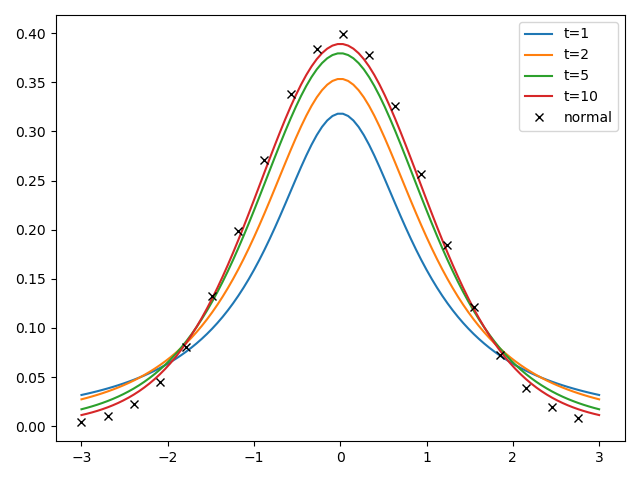

This chart was generated by the following Python code:
'''
@Author： Runsen
@微信公众号： 润森笔记
@博客： https://blog.csdn.net/weixin_44510615
@Date： 2020/7/5
'''

import numpy as np
from scipy.stats import norm
from scipy.stats import t
import matplotlib.pyplot as plt
x = np.linspace( -3, 3, 100)
plt.plot(x, t.pdf(x,1), label='t=1')
plt.plot(x, t.pdf(x,2), label='t=2')
plt.plot(x, t.pdf(x,5), label = 't=5')
plt.plot(x, t.pdf(x,10), label = 't=10')
plt.plot( x[::5], norm.pdf(x[::5]),'kx', label='normal')
plt.legend()
plt.show()


import numpy as np
from scipy import stats
data = [23.68,23.98,23.72,21.98,23.79,25.48,24.28,23.75,23.74,23.92,22.86,22.03,24.26,22.45,23.99]
print(np.min(data),np.max(data))
print(stats.ttest_1samp(data,[np.min(data),np.max(data)]))


# 区间估计，计算95%保证程度下的区间估计范围。
se = np.std(data) / len(data) ** 0.5
# 均值下限
LB = np.mean(data) - 1.96 * se
# 均值上限
UB = np.mean(data) + 1.96 * se
print(LB, UB)



from scipy.stats import ttest_ind
x = [84.6,87.1,93.0,89.8,90.4,80.0,86.4,91.2,84.6,87.8]
y = [77.1,83.7,74.4,80.4,89.4,72.8,82.2,90.5,80.4,82.1]
# 方差齐性检验：当两总体方差相等时，即具有“方差齐性”，可以直接检验
# 独立样本T检验,默认方差齐性
print(ttest_ind(x, y))
# 如果方差不齐性，则equal_var=False
print(ttest_ind(x,y,equal_var=False))



from  scipy.stats import ttest_rel
data1 = [0.67, 0.68, 0.78, 0.79, 0.84, 1.20, 1.20, 1.36, 1.45, 1.54]
data2 = [0.89, 0.98, 1.03, 1.12, 1.35, 1.57, 1.71, 1.79, 1.92, 2.05]
print(ttest_rel(data1, data2))
